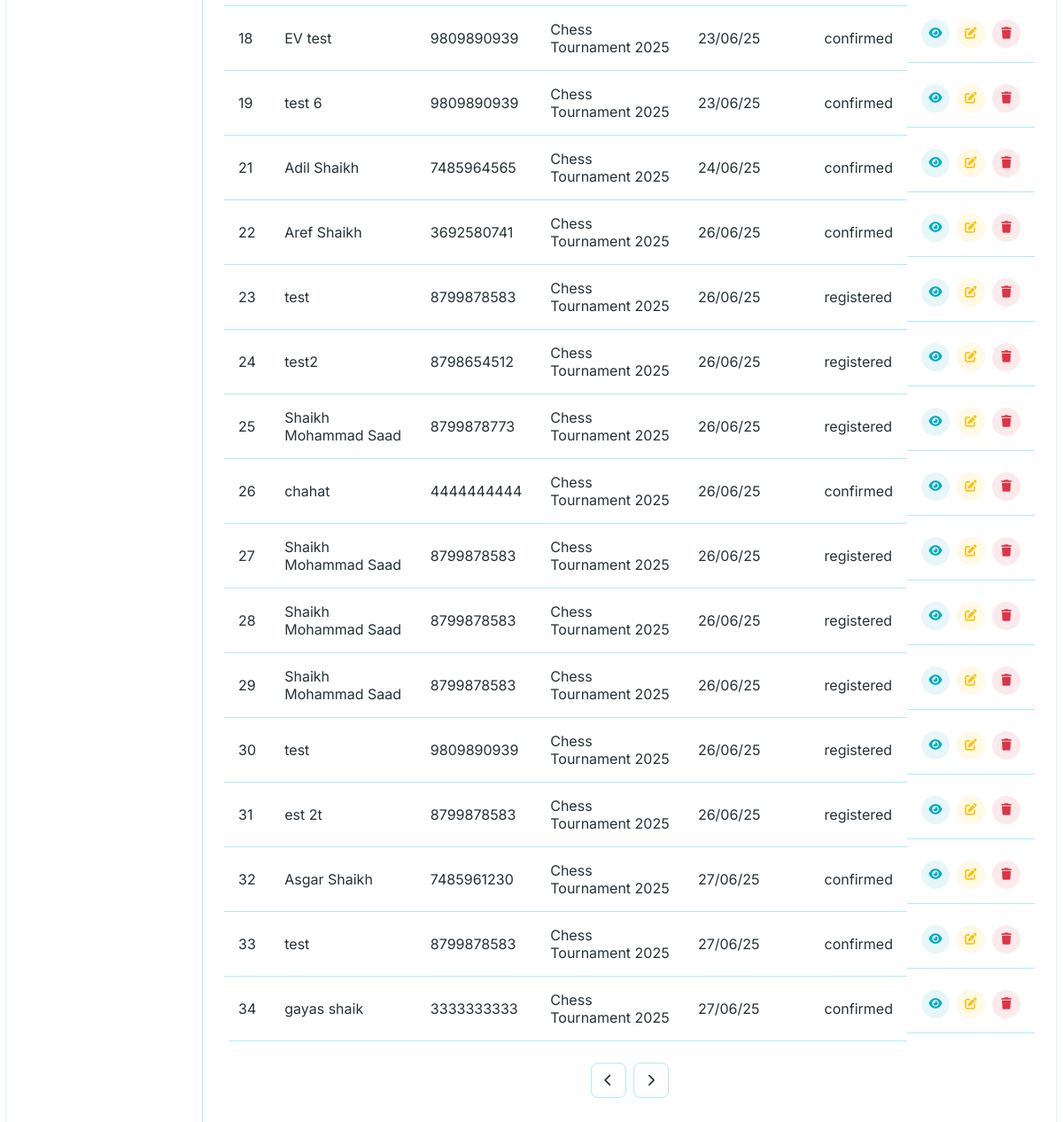
The app's page /superadmin/dashboard/users/ (signed in, lower part), older data.
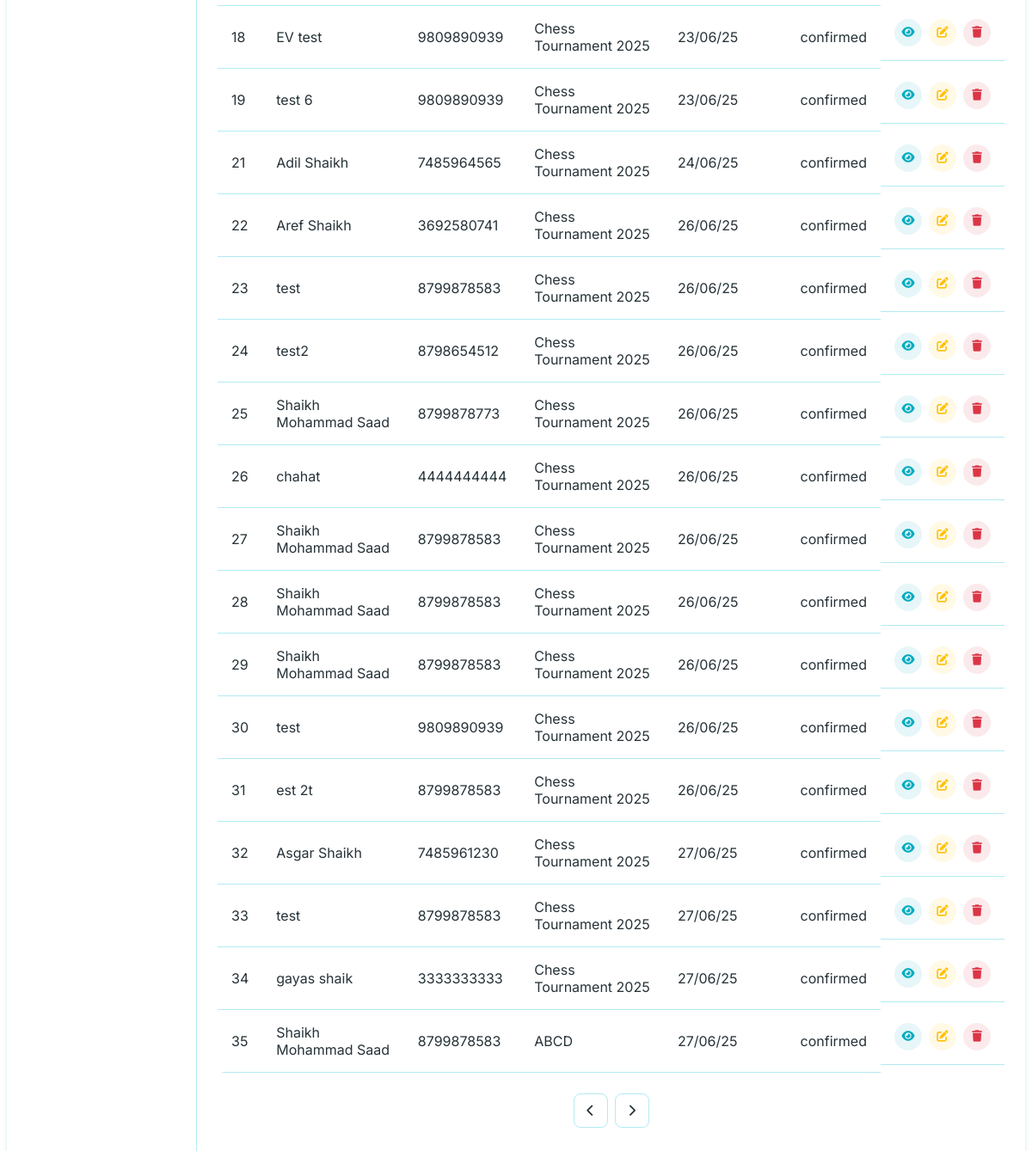
The same page, newer data.
### app/models.py (models this page shows, shortened)
class Participant(models.Model):
    STATUS_CHOICES = [
        ('registered', 'Registered'),
        ('confirmed', 'Confirmed'),
        ('checked_in', 'Checked In'),
        ('eliminated', 'Eliminated'),
        ('winner', 'Winner'),
        ('disqualified', 'Disqualified'),
        ('rejected', 'Rejected')
    ]
    tournament = models.ForeignKey(Tournament, on_delete=models.CASCADE, related_name='tournament')
    registration_id = models.UUIDField(default=uuid.uuid4, editable=False, unique=True)
    full_name = models.CharField(max_length=200)
    address = models.CharField(max_length=300, null=True, blank=True)
    email = models.EmailField(blank=True, null=True, unique=False, help_text="Email address for updates and notifications")
    phone = models.CharField(max_length=20)
    wp = models.CharField(max_length=10, blank=True, help_text="WhatsApp number for updates")
    age = models.IntegerField()
    gender = models.CharField(max_length=10, choices=[('male', 'Male'), ('female', 'Female'), ('other', 'Other')])
    registration_date = models.DateTimeField(auto_now_add=True)
    status = models.CharField(max_length=20, choices=STATUS_CHOICES, default='registered')
    check_in_time = models.DateTimeField(null=True, blank=True)
    special_requirements = models.TextField(blank=True)
    notes = models.TextField(blank=True)
    transaction = models.OneToOneField(Transaction, on_delete=models.CASCADE, related_name='participant')
    optinWhatsapp = models.BooleanField(default=True)
    class Meta:
        unique_together = ['tournament', 'email']

class Tournament(models.Model):
    STATUS_CHOICES = [
        ('draft', 'Draft'),
        ('published', 'Published'),
        ('ongoing', 'Ongoing'),
        ('completed', 'Completed'),
        ('cancelled', 'Cancelled'),
    ]
    title = models.CharField(max_length=200)
    slug = models.SlugField(unique=True, blank=True)
    description = models.TextField()
    category = models.ForeignKey(Category, on_delete=models.CASCADE, related_name='tournaments')
    organizer = models.ForeignKey(User, on_delete=models.CASCADE, related_name='organized_tournaments', default=None, null=True)
    start_date = models.DateField()
    end_date = models.DateField()
    tournament_time = models.TimeField(default=timezone.datetime.strptime('10:00', '%H:%M').time())
    registration_deadline = models.DateTimeField()
    venue = models.CharField(max_length=200)
    address = models.TextField(blank=True, null=True)
    city = models.CharField(max_length=100)
    state = models.CharField(max_length=100)
    country = models.CharField(max_length=100)
    postal_code = models.CharField(max_length=20, null=True, blank=True)
    max_participants = models.PositiveIntegerField()
    min_participants = models.PositiveIntegerField(default=2)
    entry_fee = models.DecimalField(max_digits=10, decimal_places=2)
    prize_pool = models.DecimalField(max_digits=10, decimal_places=2)
    tournament_format = models.CharField(max_length=100)  # e.g., "Single Elimination", "Double Elimination", "Round Robin"
    rules = models.TextField()
    banner_image = models.ImageField(upload_to='tournament_banners/')
    additional_images = models.ManyToManyField(TournamentImage, blank=True, related_name='additional_tournaments')
    status = models.CharField(max_length=20, choices=STATUS_CHOICES, default='draft')
    is_featured = models.BooleanField(default=False)
    created_at = models.DateTimeField(auto_now_add=True)
    updated_at = models.DateTimeField(auto_now=True)
    contact_email = models.EmailField()
    contact_phone = models.CharField(max_length=20)
    whatsapp_number = models.CharField(max_length=20, blank=True)
    facebook_event = models.URLField(blank=True)
    instagram_post = models.URLField(blank=True)
    upi_id = models.ForeignKey(
        Upis,
        max_length=100,
        blank=True,
        help_text="UPI ID for payment collection",
        on_delete=models.SET_NULL,
        null=True,
        related_name='tournaments'
    )
    class Meta:
        ordering = ['-start_date']

### app/View/admin/admin_user.py (the view)
# urls.py: path('superadmin/dashboard/users/', admin_users, name='admin_users'),
@login_required
def admin_users(request):
    context = {
        'users': Participant.objects.all(),
        'events': Tournament.objects.all(),
        'categories': Category.objects.all(),
        'active_tab': 'users',
    }
    return render(request, 'admin/users.html', context)

### templates/admin/users.html (shortened to what this page needs)
{% extends 'admin/base_admin.html' %}
{% load static %}
{% block content %}
<div class="admin-tab active">
    <div class="data-table-container">
        <table class="admin-table">
            <tbody>
                {% for user in users %}
                <tr>
                    <td>{{ user.id }}</td>
                    <td>{{ user.full_name }}</td>
                    <td>{{ user.phone }}</td>
                    <td>{{ user.tournament.title }}</td>
                    <td>{{ user.registration_date | date:'d/m/y'}}</td>
                    <td>
                        {{ user.status}}
                    </td>
                    <td class="action-buttons">
                        <button class="view-btn" title="View" data-id="{{ user.id }}"><i class="fas fa-eye"></i></button>
                        <button class="edit-btn" title="Edit" data-id="{{ user.id }}" data-modal-target="add-user-modal"><i class="fas fa-edit"></i></button>
                        <button class="delete-btn" title="Delete" data-id="{{ user.id }}" data-type="user"><i class="fas fa-trash"></i></button>
                    </td>
                </tr>
                {% empty %}
                <tr>
                    <td colspan="7" class="text-center">No users found</td>
                </tr>
                {% endfor %}
            </tbody>
        </table>
    </div>
    <div class="pagination">
        <button class="page-btn" {% if not users.has_previous %}disabled{% endif %}><i class="fas fa-chevron-left"></i></button>
        <button class="page-btn" {% if not users.has_next %}disabled{% endif %}><i class="fas fa-chevron-right"></i></button>
    </div>
</div>
{% endblock %}

Row changes from the older to the newer data that the page shows:
changed Participant id 23: status "registered" → "confirmed"
changed Participant "test2": status "registered" → "confirmed"
changed Participant id 25: status "registered" → "confirmed"
changed Participant id 27: status "registered" → "confirmed"
changed Participant id 28: status "registered" → "confirmed"
changed Participant id 29: status "registered" → "confirmed"
changed Participant id 30: status "registered" → "confirmed"
changed Participant "est 2t": status "registered" → "confirmed"
added Participant: id "35", full_name "Shaikh Mohammad Saad", phone "8799878583", tournament "ABCD", registration_date "27/06/25", status "confirmed"
